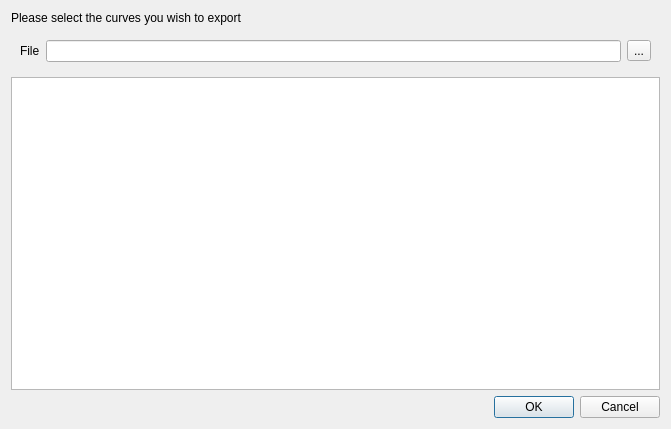
<?xml version="1.0" encoding="UTF-8"?>
<ui version="4.0">
 <class>ExportCurvesDialog</class>
 <widget class="QDialog" name="ExportCurvesDialog">
  <property name="geometry">
   <rect>
    <x>0</x>
    <y>0</y>
    <width>671</width>
    <height>429</height>
   </rect>
  </property>
  <property name="windowTitle">
   <string>Export Curves</string>
  </property>
  <layout class="QGridLayout" name="gridLayout">
   <item row="0" column="0">
    <widget class="QLabel" name="label">
     <property name="text">
      <string>Please select the curves you wish to export</string>
     </property>
    </widget>
   </item>
   <item row="3" column="0">
    <widget class="QDialogButtonBox" name="buttonBox">
     <property name="orientation">
      <enum>Qt::Horizontal</enum>
     </property>
     <property name="standardButtons">
      <set>QDialogButtonBox::Cancel|QDialogButtonBox::Ok</set>
     </property>
    </widget>
   </item>
   <item row="2" column="0">
    <widget class="QListView" name="curveSelection"/>
   </item>
   <item row="1" column="0">
    <widget class="QWidget" name="widget" native="true">
     <layout class="QGridLayout" name="gridLayout_2">
      <item row="0" column="0">
       <widget class="QLabel" name="label_2">
        <property name="text">
         <string>File</string>
        </property>
       </widget>
      </item>
      <item row="0" column="2">
       <widget class="QToolButton" name="browseButton">
        <property name="text">
         <string>...</string>
        </property>
       </widget>
      </item>
      <item row="0" column="1">
       <widget class="QLineEdit" name="filePath">
        <property name="text">
         <string/>
        </property>
       </widget>
      </item>
     </layout>
    </widget>
   </item>
  </layout>
 </widget>
 <resources/>
 <connections>
  <connection>
   <sender>buttonBox</sender>
   <signal>accepted()</signal>
   <receiver>ExportCurvesDialog</receiver>
   <slot>accept()</slot>
   <hints>
    <hint type="sourcelabel">
     <x>248</x>
     <y>254</y>
    </hint>
    <hint type="destinationlabel">
     <x>157</x>
     <y>274</y>
    </hint>
   </hints>
  </connection>
  <connection>
   <sender>buttonBox</sender>
   <signal>rejected()</signal>
   <receiver>ExportCurvesDialog</receiver>
   <slot>reject()</slot>
   <hints>
    <hint type="sourcelabel">
     <x>316</x>
     <y>260</y>
    </hint>
    <hint type="destinationlabel">
     <x>286</x>
     <y>274</y>
    </hint>
   </hints>
  </connection>
 </connections>
</ui>
